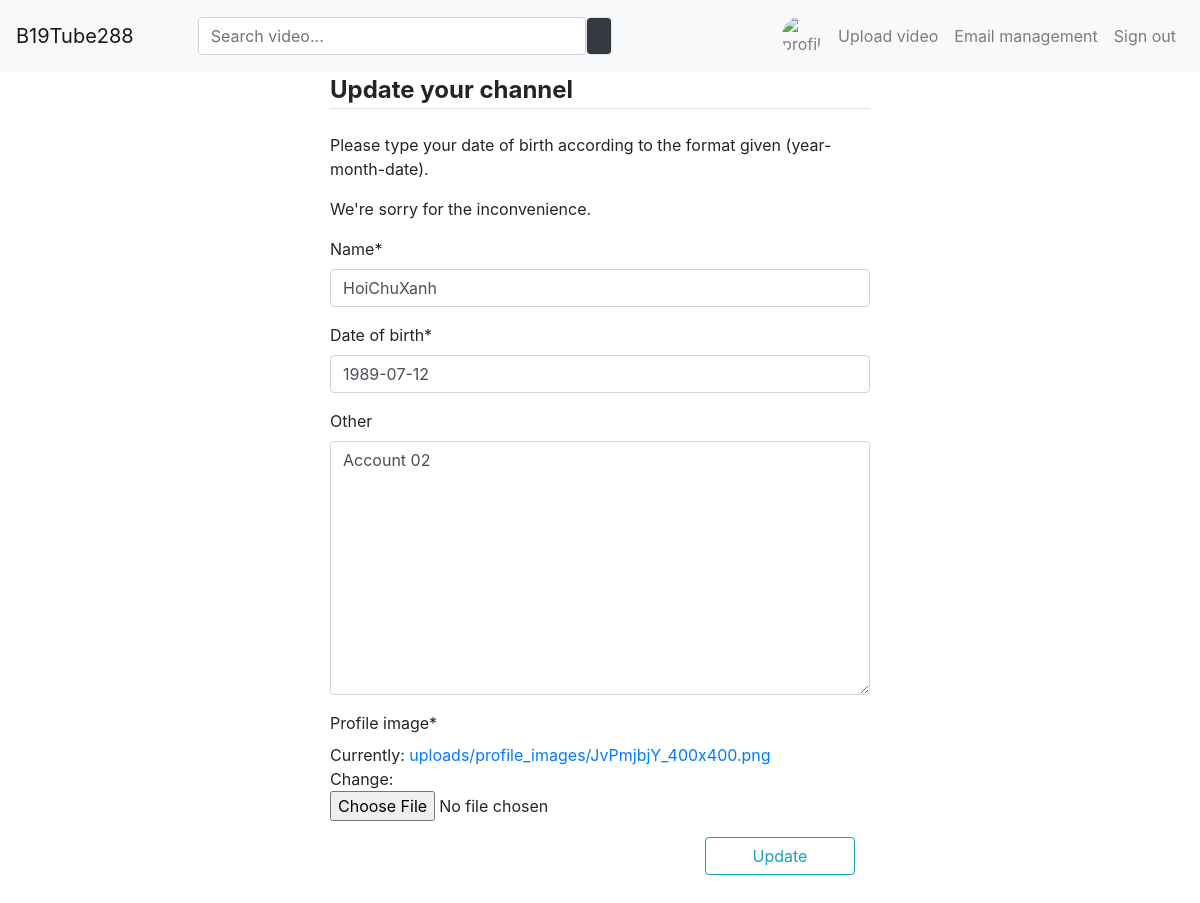
Page /member/2/update (signed in) on the earlier database version.
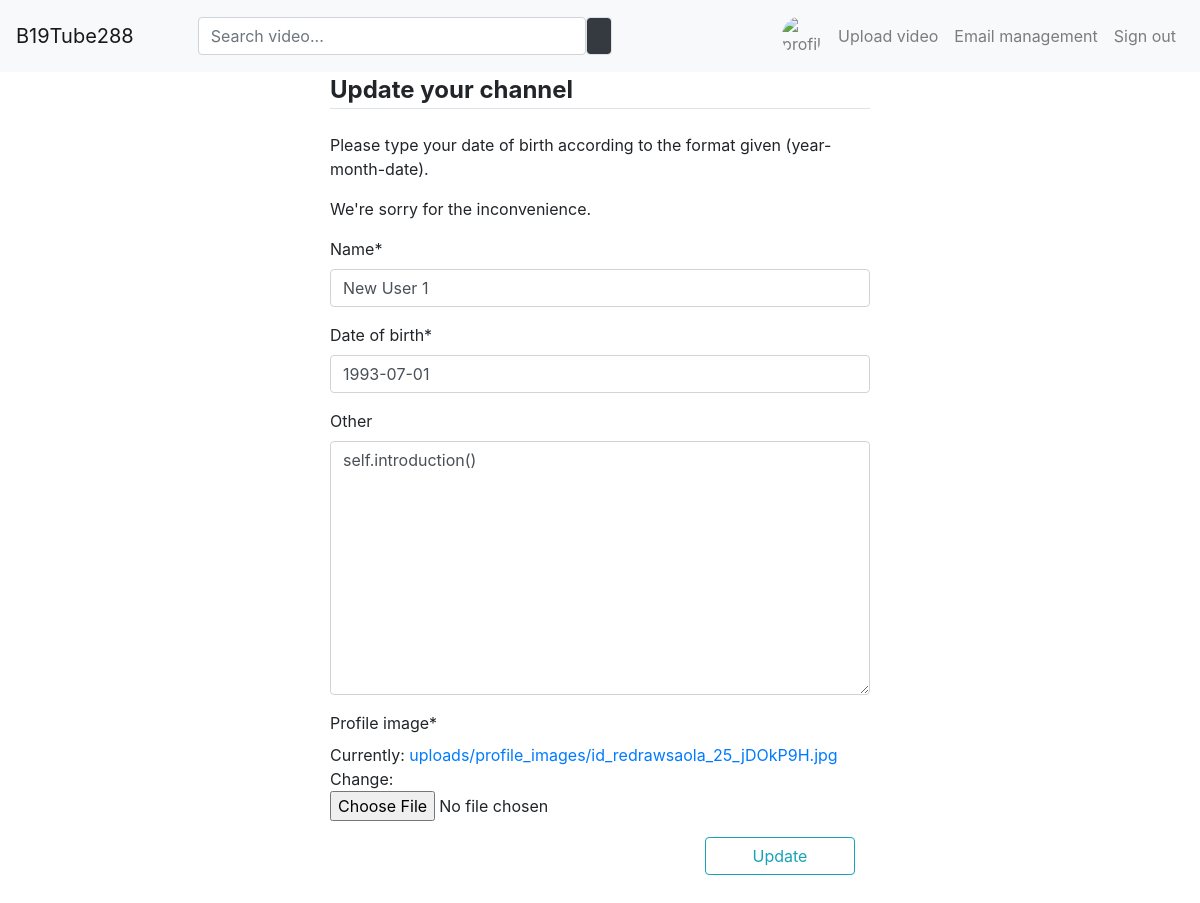
Same page on the later database version.
### member/models.py (models this page shows, shortened)
class Member(models.Model):                                      # One member has one profile. If deleted,
    user = models.OneToOneField(User, on_delete=models.CASCADE)  # the profile will be deleted along with the member
    name = models.CharField(max_length=100, blank=False)
    date_of_birth = models.DateField(blank=False)
    other = models.TextField(max_length=1500, blank=True)
    profile_image = models.FileField(upload_to='uploads/profile_images',
                                     validators=[FileExtensionValidator(allowed_extensions=['png', 'jpeg', 'jpg'])])

### member/views.py (the view, shortened to what this page needs)
# urls.py: path('<int:pk>/update', UpdateMemberView.as_view(), name='update_member_info')
class UpdateMemberView(UpdateView):
    model = Member
    fields = ['name', 'date_of_birth', 'other', 'profile_image']
    template_name = 'member/update.html'

### member/templates/member/update.html (shortened to what this page needs)
{% extends 'videos/base.html' %}
{% load crispy_forms_tags %}
{% block content %}
    <div class="container mb-5">
        <div class="row justify-content-center">
            <div class="col-md-6 col-sm-12 col-xs-12">
                <form method="post" enctype="multipart/form-data">
                    <legend class="border-bottom mb-4"><b>Update your channel</b></legend>
                    <p>Please type your date of birth according to the format given (year-month-date).</p>
                    <p>We're sorry for the inconvenience.</p>
                    {{ form | crispy }}
                    <div class="col-md-4 ml-auto">
                        <button class="btn btn-outline-info btn-block mt-3">Update</button>
                    </div>
                </form>
            </div>
        </div>
    </div>
{% endblock content %}

Differences in the rows shown:
changed Member: name "HoiChuXanh" → "New User 1"; date_of_birth "1989-07-12" → "1993-07-01"; other "Account 02" → "self.introduction()"
Other differences:
text no longer shown: "Name * Date of birth * Other Profile image * Currently: uploads/profile_images/JvPmjbjY_400x400.png Change:"
text now shown: "Name * Date of birth * Other Profile image * Currently: uploads/profile_images/id_redrawsaola_25_jDOkP9H.jpg Change:"
